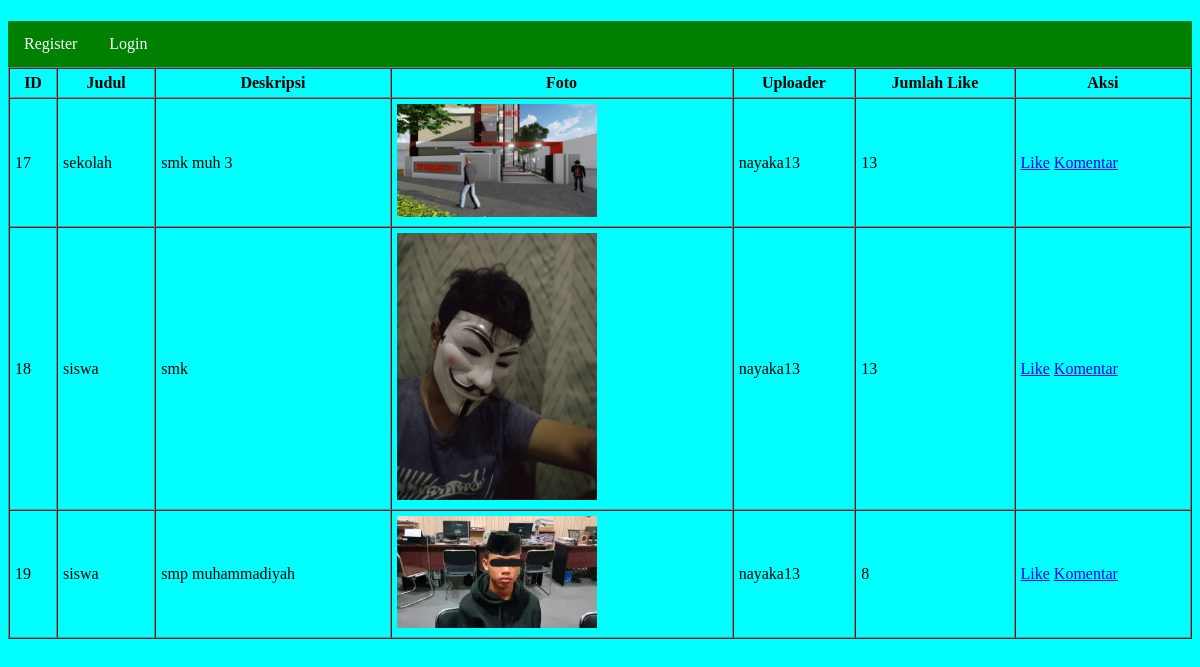
The page / on the database its author committed.
### tables this page shows
CREATE TABLE `foto` (
  `fotoid` int(11) NOT NULL,
  `judulfoto` varchar(255) NOT NULL,
  `deskripsifoto` text NOT NULL,
  `tanggalunggah` date NOT NULL,
  `lokasifile` varchar(255) NOT NULL,
  `albumid` int(11) NOT NULL,
  `userID` int(11) NOT NULL
);

CREATE TABLE `user` (
  `userID` int(11) NOT NULL,
  `username` varchar(255) NOT NULL,
  `password` varchar(255) NOT NULL,
  `email` varchar(255) NOT NULL,
  `NamaLengkap` varchar(255) NOT NULL,
  `alamat` text NOT NULL
);

### index.php (the view, shortened to what this page needs)
<!DOCTYPE html>
<html lang="en">
<head>
    <link rel="stylesheet" href="style.css">
</head>
<body>
    <?php
        if(!isset($_SESSION['userID'])){
    ?>
            <ul>
                <li><a href="register.php">Register</a></li>
                <li><a href="login.php">Login</a></li>
            </ul>
    <?php
        }
    ?>
    <table width="100%" border="1" cellpadding="5" cellspacing="0">
        <tr>
            <th>ID</th>
            <th>Judul</th>
            <th>Deskripsi</th>
            <th>Foto</th>
            <th>Uploader</th>
            <th>Jumlah Like</th>
            <th>Aksi</th>
        </tr>
        <?php
            include "koneksi.php";
            $sql=mysqli_query($conn,"select * from foto,user where foto.userid=user.userid");
            while($data=mysqli_fetch_array($sql)){
        ?>
            <tr>
                <td><?=$data['fotoid']?></td>
                <td><?=$data['judulfoto']?></td>
                <td><?=$data['deskripsifoto']?></td>
                <td>
                    <img src="img/<?=$data['lokasifile']?>" width="200px">
                </td>
                <td><?=$data['NamaLengkap']?></td>
                <td>
                    <?php
                        $fotoid=$data['fotoid'];
                        $sql2=mysqli_query($conn,"select * from likefoto where fotoid='$fotoid'");
                        echo mysqli_num_rows($sql2);
                    ?>
                </td>
                <td>
                    <a href="like.php?fotoid=<?=$data['fotoid']?>">Like</a>
                    <a href="komentar.php?fotoid=<?=$data['fotoid']?>">Komentar</a>
                </td>
            </tr>
        <?php
            }
        ?>
    </table>
</body>
</html>

### style.css (style rules this page uses)
body { background-color:aqua; }
ul { list-style: none; margin: 0; padding: 0; overflow: hidden; background-color: green; }
li { float: left; }
li a { display: block; color: white; text-align: center; padding: 14px 16px; text-decoration: none; }

### rows shown on the page
foto: fotoid "17", judulfoto "sekolah", deskripsifoto "smk muh 3", lokasifile (picture), userID.NamaLengkap "nayaka13", mysqli_num_rows($sql2) "13"
foto: fotoid "18", judulfoto "siswa", deskripsifoto "smk", lokasifile (picture), userID.NamaLengkap "nayaka13", mysqli_num_rows($sql2) "13"
foto: fotoid "19", judulfoto "siswa", deskripsifoto "smp muhammadiyah", lokasifile (picture), userID.NamaLengkap "nayaka13", mysqli_num_rows($sql2) "8"
